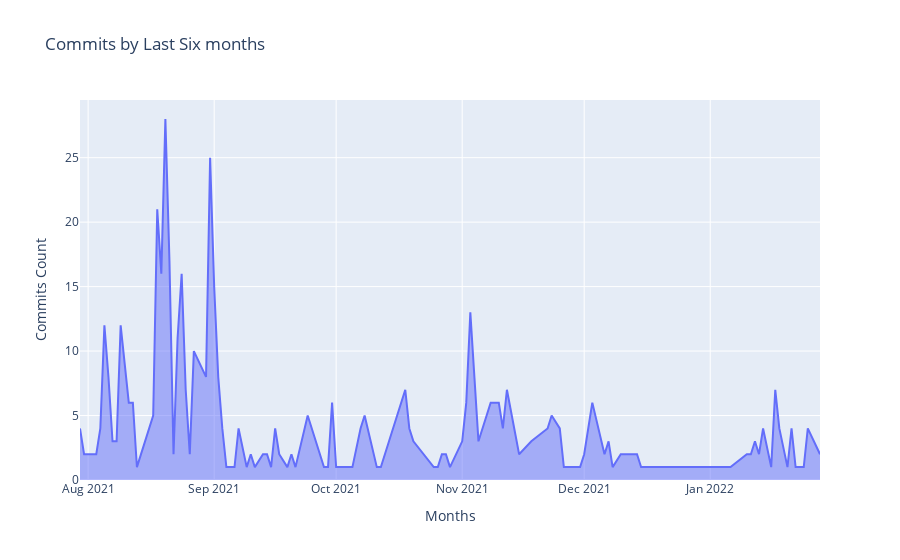

Source (notebook cell):
### Code cell
commits_by_day = commit_within_six_months.groupby('commit_date')[['sha']].count()
commits_by_day = commits_by_day.rename(columns = {'sha': 'commit_count'})
fig = go.Figure([go.Scatter(
    x=commits_by_day.index, 
    y=commits_by_day.commit_count, 
    text=commits_by_day.commit_count, 
    fill='tozeroy')])
fig.update_layout(
    title = 'Commits by Last Six months', 
    xaxis_title = 'Months', 
    yaxis_title = 'Commits Count')
fig.show()

### Figure 1 — Plotly figure (JSON) as saved in the notebook; plotly's stock layout.template omitted (floating-point values rounded to 4 significant figures)
{"data": [{"fill": "tozeroy", "text": [4, 2, 2, 4, 12, 8, 3, 3, 12, 6, 6, 1, 5, 21, 16, 28, 17, 2, 11, 16, 7, 2, 10, 8, 25, 15, 8, 4, 1, 1, 4, 1, 2, 1, 2, 2, 1, 4, 2, 1, 2, 1, 5, 2, 1, 1, 6, 1, 1, 4, 5, 1, 1, 3, 7, 4, 3, 1, 1, 2, 2, 1, 3, 6, 13, 8, 3, 6, 6, 6, 4, 7, 2, 3, 4, 5, 4, 1, 1, 2, 6, 2, 3, 1, 2, 2, 1, 1, 1, 2, 2, 3, 2, 4, 1, 7, 4, 1, 4, 1, 1, 1, 4, 2], "type": "scatter", "x": ["2021-07-30", "2021-07-31", "2021-08-03", "2021-08-04", "2021-08-05", "2021-08-06", "2021-08-07", "2021-08-08", "2021-08-09", "2021-08-11", "2021-08-12", "2021-08-13", "2021-08-17", "2021-08-18", "2021-08-19", "2021-08-20", "2021-08-21", "2021-08-22", "2021-08-23", "2021-08-24", "2021-08-25", "2021-08-26", "2021-08-27", "2021-08-30", "2021-08-31", "2021-09-01", "2021-09-02", "2021-09-03", "2021-09-04", "2021-09-06", "2021-09-07", "2021-09-09", "2021-09-10", "2021-09-11", "2021-09-13", "2021-09-14", "2021-09-15", "2021-09-16", "2021-09-17", "2021-09-19", "2021-09-20", "2021-09-21", "2021-09-24", "2021-09-27", "2021-09-28", "2021-09-29", "2021-09-30", "2021-10-01", "2021-10-05", "2021-10-07", "2021-10-08", "2021-10-11", "2021-10-12", "2021-10-14", "2021-10-18", "2021-10-19", "2021-10-20", "2021-10-25", "2021-10-26", "2021-10-27", "2021-10-28", "2021-10-29", "2021-11-01", "2021-11-02", "2021-11-03", "2021-11-04", "2021-11-05", "2021-11-08", "2021-11-09", "2021-11-10", "2021-11-11", "2021-11-12", "2021-11-15", "2021-11-18", "2021-11-22", "2021-11-23", "2021-11-25", "2021-11-26", "2021-11-30", "2021-12-01", "2021-12-03", "2021-12-06", "2021-12-07", "2021-12-08", "2021-12-10", "2021-12-14", "2021-12-15", "2021-12-20", "2022-01-06", "2022-01-10", "2022-01-11", "2022-01-12", "2022-01-13", "2022-01-14", "2022-01-16", "2022-01-17", "2022-01-18", "2022-01-20", "2022-01-21", "2022-01-22", "2022-01-23", "2022-01-24", "2022-01-25", "2022-01-28"], "y": [4, 2, 2, 4, 12, 8, 3, 3, 12, 6, 6, 1, 5, 21, 16, 28, 17, 2, 11, 16, 7, 2, 10, 8, 25, 15, 8, 4, 1, 1, 4, 1, 2, 1, 2, 2, 1, 4, 2, 1, 2, 1, 5, 2, 1, 1, 6, 1, 1, 4, 5, 1, 1, 3, 7, 4, 3, 1, 1, 2, 2, 1, 3, 6, 13, 8, 3, 6, 6, 6, 4, 7, 2, 3, 4, 5, 4, 1, 1, 2, 6, 2, 3, 1, 2, 2, 1, 1, 1, 2, 2, 3, 2, 4, 1, 7, 4, 1, 4, 1, 1, 1, 4, 2]}], "layout": {"title": {"text": "Commits by Last Six months"}, "xaxis": {"title": {"text": "Months"}}, "yaxis": {"title": {"text": "Commits Count"}}}}
